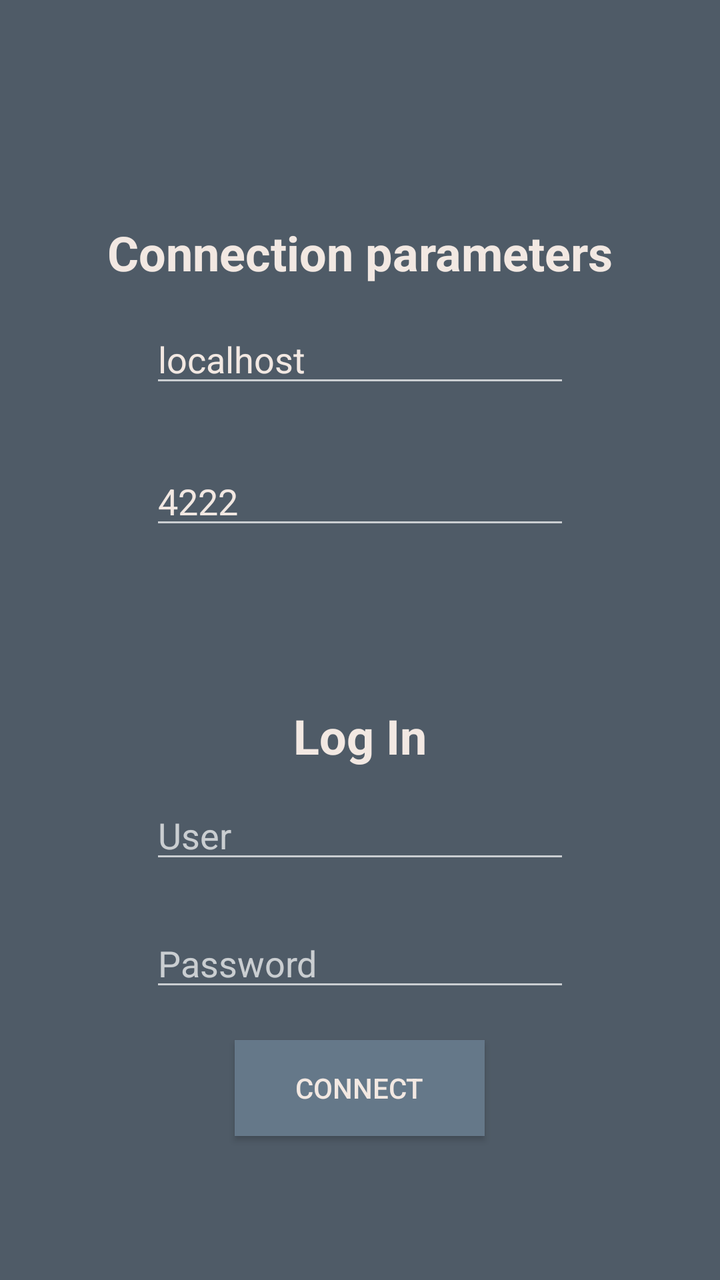
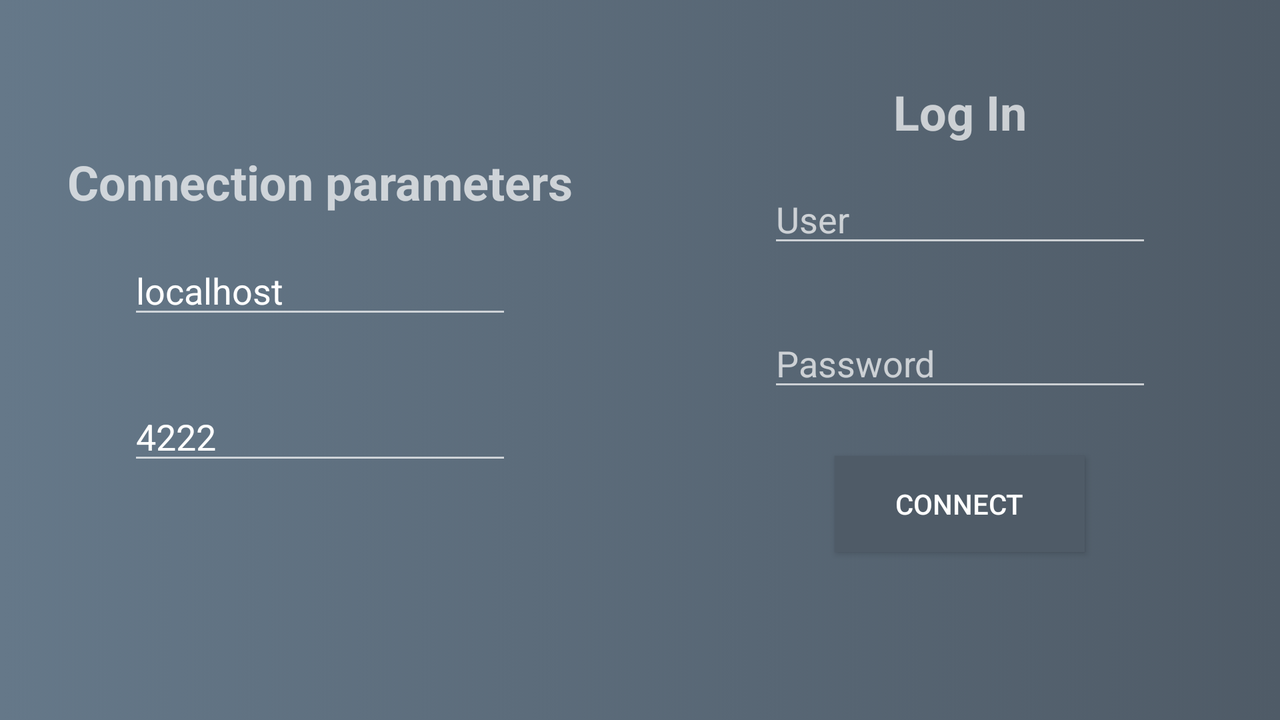

One screen, two layout resources from the same app: the default and the author's alternative for another configuration. Each is rendered where Android would select it; the XML of both is given below.
<!-- AndroidManifest.xml: application theme AppTheme -->
<!-- res/layout/activity_main.xml -->
<?xml version="1.0" encoding="utf-8"?>
<androidx.constraintlayout.widget.ConstraintLayout
        xmlns:android="http://schemas.android.com/apk/res/android"
        xmlns:tools="http://schemas.android.com/tools"
        xmlns:app="http://schemas.android.com/apk/res-auto"
        android:layout_width="match_parent"
        android:layout_height="match_parent"
        tools:context=".MainActivity" android:background="@color/mainBgStart">
    <LinearLayout
            android:orientation="vertical"
            android:layout_width="0dp"
            android:layout_height="0dp" app:layout_constraintTop_toTopOf="parent"
            app:layout_constraintEnd_toEndOf="parent" app:layout_constraintStart_toStartOf="parent"
            android:layoutMode="opticalBounds"
            app:layout_constraintBottom_toTopOf="@+id/guideline3"
            android:divider="@android:drawable/divider_horizontal_bright">
        <TableRow
                android:layout_width="match_parent"
                android:layout_height="match_parent" android:layout_weight="0.5"
                android:gravity="bottom|center_horizontal">
            <TextView
                    android:text="@string/connection_title"
                    android:layout_width="wrap_content"
                    android:layout_height="wrap_content" android:id="@+id/textView2" android:textSize="24sp"
                    android:textStyle="bold" android:textColor="@color/mainFgColor"/>
        </TableRow>
        <TableRow
                android:layout_width="match_parent"
                android:layout_height="match_parent" android:layout_weight="0.7">
            <TableRow
                    android:layout_width="match_parent"
                    android:layout_height="match_parent" android:layout_weight="1.0"/>
            <TableRow
                    android:layout_width="match_parent"
                    android:layout_height="match_parent" android:layout_weight="0.5"
                    android:gravity="center_horizontal|center_vertical">
                <EditText
                        android:layout_width="wrap_content"
                        android:layout_height="wrap_content"
                        android:inputType="textPersonName"
                        android:ems="10"
                        android:id="@+id/addressBox" android:hint="@string/address_box"
                        android:text="@string/default_address" android:textColor="@color/mainFgColor"
                        style="@style/Widget.AppCompat.EditText" android:singleLine="true"
                />
            </TableRow>
            <TableRow
                    android:layout_width="match_parent"
                    android:layout_height="match_parent" android:layout_weight="1.0">
            </TableRow>
        </TableRow>
        <TableRow
                android:layout_width="match_parent"
                android:layout_height="match_parent" android:layout_weight="0.7">
            <TableRow
                    android:layout_width="match_parent"
                    android:layout_height="match_parent" android:layout_weight="1.0"/>
            <TableRow
                    android:layout_width="match_parent"
                    android:layout_height="match_parent" android:layout_weight="0.5"
                    android:gravity="center_horizontal|center_vertical">
                <EditText
                        android:layout_width="wrap_content"
                        android:layout_height="wrap_content"
                        android:inputType="textPersonName"
                        android:ems="10"
                        android:id="@+id/portBox" android:hint="@string/port_box" android:text="@string/default_port"
                        android:textColor="@color/mainFgColor"
                />
            </TableRow>
            <TableRow
                    android:layout_width="match_parent"
                    android:layout_height="match_parent" android:layout_weight="1.0">
            </TableRow>
        </TableRow>
        <TableRow
                android:layout_width="match_parent"
                android:layout_height="match_parent" android:layout_weight="0.8">
        </TableRow>
    </LinearLayout>
    <androidx.constraintlayout.widget.Guideline
            android:orientation="horizontal"
            android:layout_width="wrap_content"
            android:layout_height="wrap_content" android:id="@+id/guideline3"
            app:layout_constraintGuide_percent="0.5" android:background="#00FFFFFF" android:visibility="visible"/>
    <LinearLayout
            android:orientation="vertical"
            android:layout_width="0dp"
            android:layout_height="0dp"
            app:layout_constraintTop_toTopOf="@+id/guideline3" app:layout_constraintBottom_toBottomOf="parent"
            app:layout_constraintEnd_toEndOf="parent" app:layout_constraintStart_toStartOf="parent"
    >
        <TableRow
                android:layout_width="match_parent"
                android:layout_height="match_parent" android:layout_weight="1.0"
                android:gravity="bottom|center_horizontal">
            <TextView
                    android:text="@string/login_title"
                    android:layout_width="wrap_content"
                    android:layout_height="wrap_content" android:id="@+id/textView3" android:textSize="24sp"
                    android:textStyle="bold" android:textColor="@color/mainFgColor"/>
        </TableRow>
        <TableRow
                android:layout_width="match_parent"
                android:layout_height="match_parent" android:layout_weight="0.5">
            <TableRow
                    android:layout_width="match_parent"
                    android:layout_height="match_parent" android:layout_weight="1.0"/>
            <TableRow
                    android:layout_width="match_parent"
                    android:layout_height="match_parent" android:layout_weight="0.5">
                <LinearLayout
                        android:orientation="vertical"
                        android:layout_width="match_parent"
                        android:layout_height="match_parent">
                    <TableRow
                            android:layout_width="match_parent"
                            android:layout_height="match_parent" android:layout_weight="1.0"
                            android:gravity="center_horizontal|center_vertical">
                        <EditText
                                android:layout_width="wrap_content"
                                android:layout_height="wrap_content"
                                android:inputType="textPersonName"
                                android:ems="10"
                                android:id="@+id/userNameBox" android:hint="@string/user_name_box"
                                android:textColor="@color/mainFgColor"
                        />
                    </TableRow>
                    <TableRow
                            android:layout_width="match_parent"
                            android:layout_height="match_parent" android:layout_weight="1.0"
                            android:gravity="center_horizontal|center_vertical">
                        <EditText
                                android:layout_width="wrap_content"
                                android:layout_height="wrap_content"
                                android:inputType="textPassword"
                                android:ems="10"
                                android:id="@+id/passwordBox" android:hint="@string/password_box"
                                android:textColor="@color/mainFgColor"
                        />
                    </TableRow>
                    <TableRow
                            android:layout_width="match_parent"
                            android:layout_height="match_parent" android:layout_weight="1.0"
                            android:gravity="center_horizontal|center_vertical">
                        <Button
                                android:text="@string/connect_button"
                                android:layout_height="wrap_content" android:id="@+id/connectButton"
                                android:background="@color/mainBgEnd" android:autoText="false"
                                android:textColor="@color/mainFgColor" android:layout_width="wrap_content"
                                android:minWidth="125dp" android:onClick="connectToServer"/>
                    </TableRow>
                </LinearLayout>
            </TableRow>
            <TableRow
                    android:layout_width="match_parent"
                    android:layout_height="match_parent" android:layout_weight="1.0">
            </TableRow>
        </TableRow>
        <TableRow
                android:layout_width="match_parent"
                android:layout_height="match_parent" android:layout_weight="1.0">
        </TableRow>
    </LinearLayout>
</androidx.constraintlayout.widget.ConstraintLayout>
<!-- resources referenced by this layout -->
<resources>
  <color name="mainBgEnd">#657889</color>
  <color name="mainBgStart">#4F5B67</color>
  <color name="mainFgColor">#f2e8e2</color>
  <string name="address_box">Address</string>
  <string name="connect_button">Connect</string>
  <string name="connection_title">Connection parameters</string>
  <string name="default_address" translatable="false">localhost</string>
  <string name="default_port" translatable="false">4222</string>
  <string name="login_title">Log In</string>
  <string name="password_box">Password</string>
  <string name="port_box">Port</string>
  <string name="user_name_box">User</string>
  <style name="AppTheme" parent="Theme.AppCompat.NoActionBar">
          
          <item name="colorPrimary">@color/mainBgEnd</item>
          <item name="colorPrimaryDark">@color/mainBgStart</item>
          <item name="colorAccent">@color/colorAccent</item>
      </style>
  <color name="colorAccent">#fac5a6</color>
</resources>
<!-- res/layout-land/activity_main.xml (the author's variant of the layout above) -->
<!-- drawn on the phone turned sideways -->
<?xml version="1.0" encoding="utf-8"?>
<androidx.constraintlayout.widget.ConstraintLayout
        xmlns:android="http://schemas.android.com/apk/res/android"
        xmlns:tools="http://schemas.android.com/tools"
        xmlns:app="http://schemas.android.com/apk/res-auto"
        android:layout_width="match_parent"
        android:layout_height="match_parent"
        tools:context=".MainActivity" android:background="@drawable/main_bg_land">
    <LinearLayout
            android:orientation="vertical"
            android:layout_width="0dp"
            android:layout_height="0dp" app:layout_constraintTop_toTopOf="parent"
            app:layout_constraintEnd_toEndOf="@id/guideline3" app:layout_constraintStart_toStartOf="parent"
            android:layoutMode="opticalBounds"
            app:layout_constraintBottom_toBottomOf="parent">
        <TableRow
                android:layout_width="match_parent"
                android:layout_height="match_parent" android:layout_weight="0.75"
                android:gravity="bottom|center_horizontal">
            <TextView
                    android:text="@string/connection_title"
                    android:layout_width="wrap_content"
                    android:layout_height="wrap_content" android:id="@+id/textView2" android:textSize="24sp"
                    android:textStyle="bold"/>
        </TableRow>
        <TableRow
                android:layout_width="match_parent"
                android:layout_height="match_parent" android:layout_weight="0.85">
            <TableRow
                    android:layout_width="match_parent"
                    android:layout_height="match_parent" android:layout_weight="1.0"/>
            <TableRow
                    android:layout_width="match_parent"
                    android:layout_height="match_parent" android:layout_weight="0.5"
                    android:gravity="center_horizontal|center_vertical">
                <EditText
                        android:layout_width="wrap_content"
                        android:layout_height="wrap_content"
                        android:inputType="textPersonName"
                        android:ems="10"
                        android:id="@+id/addressBox" android:hint="@string/address_box"
                        android:text="@string/default_address"/>
            </TableRow>
            <TableRow
                    android:layout_width="match_parent"
                    android:layout_height="match_parent" android:layout_weight="1.0">
            </TableRow>
        </TableRow>
        <TableRow
                android:layout_width="match_parent"
                android:layout_height="match_parent" android:layout_weight="0.85">
            <TableRow
                    android:layout_width="match_parent"
                    android:layout_height="match_parent" android:layout_weight="1.0"/>
            <TableRow
                    android:layout_width="match_parent"
                    android:layout_height="match_parent" android:layout_weight="0.5"
                    android:gravity="center_horizontal|center_vertical">
                <EditText
                        android:layout_width="wrap_content"
                        android:layout_height="wrap_content"
                        android:inputType="textPersonName"
                        android:ems="10"
                        android:id="@+id/portBox" android:hint="@string/port_box" android:text="@string/default_port"/>
            </TableRow>
            <TableRow
                    android:layout_width="match_parent"
                    android:layout_height="match_parent" android:layout_weight="1.0">
            </TableRow>
        </TableRow>
        <TableRow
                android:layout_width="match_parent"
                android:layout_height="match_parent" android:layout_weight="0.75">
        </TableRow>
    </LinearLayout>
    <androidx.constraintlayout.widget.Guideline
            android:orientation="vertical"
            android:layout_width="wrap_content"
            android:layout_height="wrap_content" android:id="@+id/guideline3"
            app:layout_constraintGuide_percent="0.5" android:background="#00FFFFFF" android:visibility="visible"/>
    <LinearLayout
            android:orientation="vertical"
            android:layout_width="0dp"
            android:layout_height="0dp"
            app:layout_constraintTop_toTopOf="parent" app:layout_constraintBottom_toBottomOf="parent"
            app:layout_constraintEnd_toEndOf="parent" app:layout_constraintStart_toStartOf="@id/guideline3"
    >
        <TableRow
                android:layout_width="match_parent"
                android:layout_height="match_parent" android:layout_weight="1.0"
                android:gravity="bottom|center_horizontal">
            <TextView
                    android:text="@string/login_title"
                    android:layout_width="wrap_content"
                    android:layout_height="wrap_content" android:id="@+id/textView3" android:textSize="24sp"
                    android:textStyle="bold"/>
        </TableRow>
        <TableRow
                android:layout_width="match_parent"
                android:layout_height="match_parent" android:layout_weight="0.5">
            <TableRow
                    android:layout_width="match_parent"
                    android:layout_height="match_parent" android:layout_weight="1.0"/>
            <TableRow
                    android:layout_width="match_parent"
                    android:layout_height="match_parent" android:layout_weight="0.5">
                <LinearLayout
                        android:orientation="vertical"
                        android:layout_width="match_parent"
                        android:layout_height="match_parent">
                    <TableRow
                            android:layout_width="match_parent"
                            android:layout_height="match_parent" android:layout_weight="1.0"
                            android:gravity="center_horizontal|center_vertical">
                        <EditText
                                android:layout_width="wrap_content"
                                android:layout_height="wrap_content"
                                android:inputType="textPersonName"
                                android:ems="10"
                                android:id="@+id/userNameBox" android:hint="@string/user_name_box"/>
                    </TableRow>
                    <TableRow
                            android:layout_width="match_parent"
                            android:layout_height="match_parent" android:layout_weight="1.0"
                            android:gravity="center_horizontal|center_vertical">
                        <EditText
                                android:layout_width="wrap_content"
                                android:layout_height="wrap_content"
                                android:inputType="textPassword"
                                android:ems="10"
                                android:id="@+id/passwordBox" android:hint="@string/password_box"/>
                    </TableRow>
                    <TableRow
                            android:layout_width="match_parent"
                            android:layout_height="match_parent" android:layout_weight="1.0"
                            android:gravity="center_horizontal|center_vertical">
                        <Button
                                android:text="@string/connect_button"
                                android:layout_width="wrap_content"
                                android:layout_height="wrap_content" android:id="@+id/connectButton"
                                android:background="@color/mainBgStart" android:autoText="false"
                                android:minWidth="125dp" android:onClick="connectToServer"/>
                    </TableRow>
                </LinearLayout>
            </TableRow>
            <TableRow
                    android:layout_width="match_parent"
                    android:layout_height="match_parent" android:layout_weight="1.0">
            </TableRow>
        </TableRow>
        <TableRow
                android:layout_width="match_parent"
                android:layout_height="match_parent" android:layout_weight="1.0">
        </TableRow>
    </LinearLayout>
</androidx.constraintlayout.widget.ConstraintLayout>
<!-- resources referenced by the variant -->
<!-- as the phone turned sideways resolves them -->
<resources>
  <color name="mainBgStart">#4F5B67</color>
  <!-- drawable main_bg_land (drawable) -->
  <?xml version="1.0" encoding="utf-8"?>
  <selector xmlns:android="http://schemas.android.com/apk/res/android">
      <item>
          <shape>
              <gradient
                      android:angle="0"
                      android:startColor="@color/mainBgEnd"
                      android:endColor="@color/mainBgStart"
                      android:type="linear"/>
          </shape>
      </item>
  </selector>
  <string name="address_box">Address</string>
  <string name="connect_button">Connect</string>
  <string name="connection_title">Connection parameters</string>
  <string name="default_address" translatable="false">localhost</string>
  <string name="default_port" translatable="false">4222</string>
  <string name="login_title">Log In</string>
  <string name="password_box">Password</string>
  <string name="port_box">Port</string>
  <string name="user_name_box">User</string>
  <style name="AppTheme" parent="Theme.AppCompat.NoActionBar">
          
          <item name="colorPrimary">@color/mainBgEnd</item>
          <item name="colorPrimaryDark">@color/mainBgStart</item>
          <item name="colorAccent">@color/colorAccent</item>
      </style>
  <color name="mainBgEnd">#657889</color>
  <color name="colorAccent">#fac5a6</color>
</resources>
